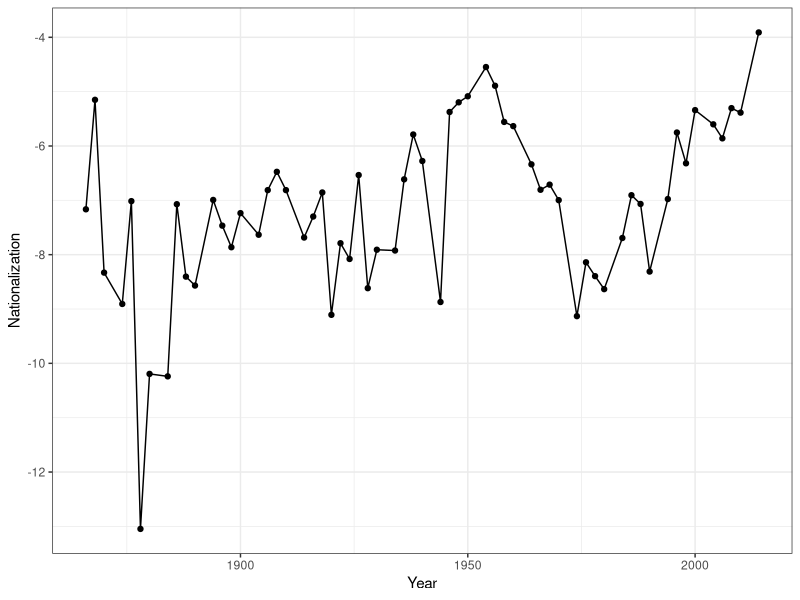
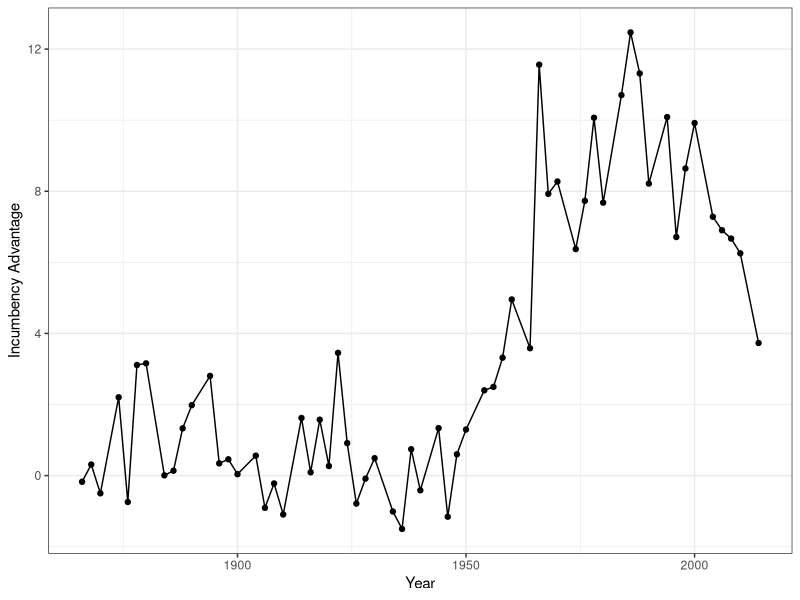
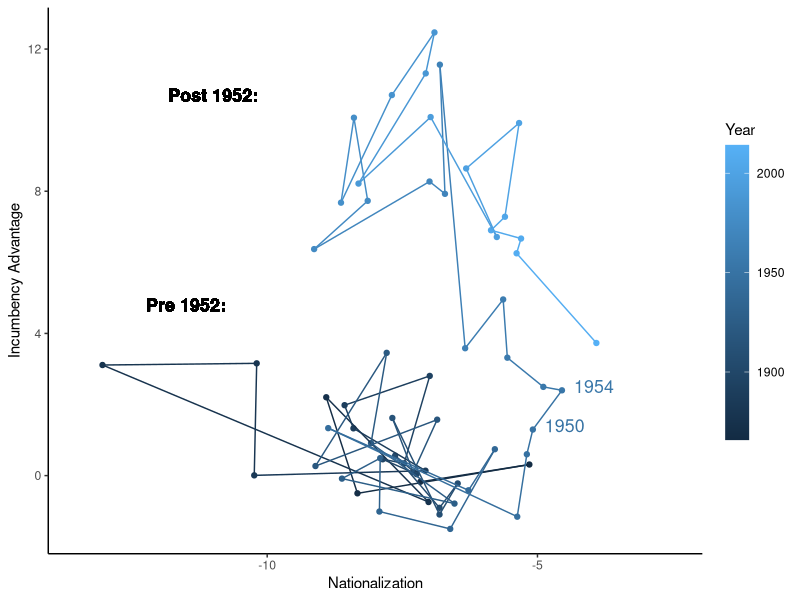
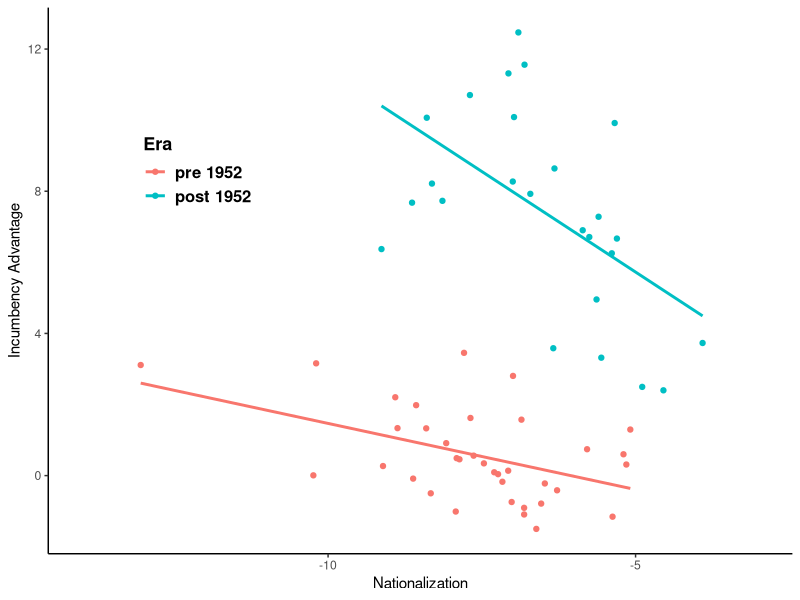

The R script that drew these images, in order:
## ---- chunk 1
library(dplyr)
library(ggplot2)
library(grDevices)
library(grid)
library(tidyr) 
library(broom)

rm(list=ls())
## ---- chunk 2
cq_data <- read.csv("cq_data.csv")

head(cq_data)

dim(cq_data)
## ---- chunk 3
# 1 Write a function called nationalization that takes two vectors called "dv" and "dvp, and returns a single number that corresponds to the measure "nationalization" in the paper by LeVeck and Nail. Make sure to handle NA's. You don't have to worry about the fact that the measure is computed for a specific year, that's handled later. You can just assume all dv and dvp observations come from one year.
nationalization <- function(dv, dvp){
  vote_swing = dv - dvp
  sd_vote_swing = sd(vote_swing, na.rm = T) 
  nationalization <- -1 * sd_vote_swing
  return(nationalization)   
}
## ---- chunk 4
# 2 Calculate nationalization measure by year
swing_variance <- cq_data %>%
  filter(inc3 != 0) %>%
  group_by(year) %>%
  summarise(nationalization = nationalization(dv, dvp)) %>%
  ungroup()
## ---- chunk 5
# Calculate correlation between Gary J' measure and our measure of nationalization

# load gary j's data 
gary_j_data <- read.csv("gary_j_data.csv")

# Make a dataset with both our measure and gary J's measure of nationalization for every year.
measure_comparison <- gary_j_data %>%
  filter(year >= 1954) %>%
  group_by(year) %>%
  summarise(nationalization1 = nationalization(dv, dvp), # our measure
            nationalization2 = cor(dv,dpres, use = "pairwise.complete.obs") # garyj's measure
            )

cor(measure_comparison$nationalization1, measure_comparison$nationalization2)
## ---- chunk 6
# 3 compare the pearson correlation between our measure and gary j's nationalization measure
cor_comparison <- cor.test(measure_comparison$nationalization1, measure_comparison$nationalization2, method = "pearson")
cor_comparison$estimate
cor_comparison$p.value

# Since the p-value is 2.386e-06, we can reject the null hypothesis that true correlation between our measure and gary j's nationalization measure is equal to 0. 
# In other words, our measurement is highly correlated (0.79) with Gary J's measurement statistically (p < 0.001).
## ---- chunk 7
b_incumbency_adv <- cq_data %>%
  group_by(year) %>% 
  do(., tidy(lm(dv ~ dvp + ptynow + inc3, data = . ))) %>% 
  filter(term == "inc3") %>%
  ungroup() %>% 
  left_join(., swing_variance, by="year") %>% # join to nationalization measure
  mutate(post_1952 = as.numeric(year > 1952)) # dummy for whether the year is after
# 1952

# Add in markers for 1950 and 1954
# This will be used in figure 1c
b_incumbency_adv$marker_break <- NA
b_incumbency_adv$marker_break[b_incumbency_adv$year==1950] <- 1950
b_incumbency_adv$marker_break[b_incumbency_adv$year==1954] <- 1954
## ---- chunk 8
# plot nationalization over time 
# this is all done for you, but you can try to learn about making graphics from this code might be useful in the future?
nationalization_year_plot <- ggplot(data = swing_variance, 
                                    aes(x= year, 
                                        y= nationalization)) +
  geom_line() +
  geom_point() +
  theme_bw() + ylab("Nationalization") + xlab("Year")

# 4 run the line below to make sure that you get a similar graph to 1a
# it won't have standard error bars like the main paper. 5pts extra credit if you can get those by bootstrapping your nationalization measure in every year
nationalization_year_plot
## ---- chunk 9
# it won't have standard error bars like the main paper. 5pts extra credit if you can get those by bootstrapping your nationalization measure in every year

# I think there are two for-loops, but I fail to achieve it.
# The first loop is for year[i]. We should subset year[i] and
# resample the subset, and get subset[j].
# For each subset[j], we need to calculate the sd(vote_swing), and then
# aggregate sd(vote_swing) by year[i] to get nationalization[ij]
# We will get 10000 nationalization[i], and calculate the sd(nationalization[i]) to get the se for each year.
## ---- chunk 10
# plot incumbency advantage over time
incumbency_adv_year_plot <- ggplot(data=b_incumbency_adv, 
                                   aes(x=year, y=estimate)) +
  geom_line() +
  geom_point() +
  theme_bw() + ylab("Incumbency Advantage") + xlab("Year")

# 5 run the line below to make sure that you get a similar graph to 1b
incumbency_adv_year_plot
## ---- chunk 11
# 6a Find the pearson correlation between nationalization and the incumbency advantage by era (pre 1952 and post 1952) using the b_incumbency_adv data
pre1952_cor <- cor.test(b_incumbency_adv$nationalization[b_incumbency_adv$post_1952==0], b_incumbency_adv$estimate[b_incumbency_adv$post_1952==0], method = "pearson")
pre1952_cor$estimate

post1952_cor <- cor.test(b_incumbency_adv$nationalization[b_incumbency_adv$post_1952==1], b_incumbency_adv$estimate[b_incumbency_adv$post_1952==1], method = "pearson")
post1952_cor$estimate

# 6b Find the spearman correlation between nationalization and the incumbency advantage by era (pre 1952 and post 1952) using the b_incumbency_adv data
pre1952_cor <- cor.test(b_incumbency_adv$nationalization[b_incumbency_adv$post_1952==0], b_incumbency_adv$estimate[b_incumbency_adv$post_1952==0], method = "spearman")
pre1952_cor$estimate

post1952_cor <- cor.test(b_incumbency_adv$nationalization[b_incumbency_adv$post_1952==1], b_incumbency_adv$estimate[b_incumbency_adv$post_1952==1], method = "spearman")
post1952_cor$estimate
## ---- chunk 12
# Plot relationship between nationalization and the incumbency advantage
nationalization_incumbency_path_plot <- ggplot(data = b_incumbency_adv, 
                                               aes(x = nationalization, 
                                                   y = estimate)) + 
  geom_point(aes(colour = year)) +
  geom_path(aes(color = year)) +
  geom_text(size = 4.5, aes(color = year, label = marker_break, hjust = -.3, vjust = .2)) +
  geom_text(label = "Post 1952:",
            x=-11, y=10.7, size=4.5, fontface="bold") +
  geom_text(label= "Pre 1952:",
            x=-11.5, y=4.8, size=4.5,fontface="bold") +
  theme_classic() + 
  xlab("Nationalization") + 
  ylab("Incumbency Advantage") +
  scale_color_continuous(name = "Year") +
  xlim(c(-13.5,-2.5)) +
  theme(legend.key.height = unit(1.5, "cm"),
        legend.title.align = 0)

# 7 run the line below to make sure you get a similar plot to panel 1c
# This will look slightly different than plot 1c, which is a scatter plot
# This is a path diagram, which connects points in temporal order
nationalization_incumbency_path_plot
## ---- chunk 13
nationalization_incumbency_point_plot <- ggplot(data = b_incumbency_adv, 
                                               aes(x = nationalization, 
                                                   y = estimate)) + 
  geom_point(aes(colour = factor(post_1952))) +
  geom_smooth(aes(colour = factor(post_1952)), method = "lm", se=FALSE, formula = y ~ x) +
  scale_color_discrete(labels = c("pre 1952", "post 1952")) +
  scale_x_continuous(limits = c(-14, -3), breaks = seq(-10, -5, 5)) +
  labs(color = "Era") +
  xlab("Nationalization") + 
  ylab("Incumbency Advantage") +
  theme(
    panel.background = element_rect(fill = "transparent", colour = NA),
    panel.border = element_blank(),
    panel.grid = element_blank(),
    axis.line = element_line(colour = "black"),
    legend.key = element_rect(fill = "transparent"),
    legend.text = element_text(face = "bold", size = 12),
    legend.title = element_text(face = "bold", size = 13),
    legend.position = c(.2, .7))

nationalization_incumbency_point_plot
## ---- chunk 14
set.seed(1234)

income <- sample(1:100, 100, replace = T)

mincome <- mean(income)
mincome

varincome <- var(income)
varincome

income_1000 <- income * 1000

mincome_1000 <- mean(income_1000)
mincome_1000

varincome_1000 <- var(income_1000)
varincome_1000

mincome_1000 / mincome
varincome_1000 /varincome
## ---- chunk 15
m_treat_turnout <- 380 / 1000
m_control_turnout <- 302 / 1000

ate <- m_treat_turnout - m_control_turnout

var_treat_turnout <- ((380 * ((1 - m_treat_turnout) ^ 2)) + ((1000 - 380) * ((0 - m_treat_turnout) ^ 2))) / 1000
var_control_turnout <- ((302 * ((1 - m_control_turnout) ^ 2)) + ((1000 - 302) * ((0 - m_control_turnout) ^ 2))) / 1000

sd_ate <- sqrt(var_treat_turnout / 1000 + var_control_turnout / 1000)

sd_ate
## ---- chunk 16
ate - qnorm(1 - 0.1 / 2) * sd_ate 

ate + qnorm(1 - 0.1 / 2) * sd_ate
## ---- chunk 17
ate - qnorm(1 - 0.05 / 2) * sd_ate 

ate + qnorm(1 - 0.05 / 2) * sd_ate
## ---- chunk 18
ate / sd_ate
## ---- chunk 19
set.seed(1234)

sample_contact <- c(1, 0)

event_probs_contact <- c(0.76, 0.24)

contact <- function(){
  sample(
    size = 1,
    x = sample_contact,
    prob = event_probs_contact,
    replace = TRUE
  )
}

nsims <- 100000

contact_sims <- vector(mode = 'numeric', length = nsims)

for(i in 1:nsims){
  contact_sims[i] <- contact()
}

mean(contact_sims)
## ---- chunk 20
0.76 * 0.76

set.seed(1234)

nsims <- 100000

contact_sims_1 <- vector(mode = 'numeric', length = nsims)
contact_sims_2 <- vector(mode = 'numeric', length = nsims)

count <- 0

for(i in 1:nsims){
  contact_sims_1[i] <- contact()
  contact_sims_2[i] <- contact()
  
  if(contact_sims_1[i] == 1 & contact_sims_2[i] == 1) {
    count <- count + 1
  }
}

prob <- count / nsims
prob
## ---- chunk 21
1 - (1 - 0.76) ^ 5

set.seed(1234)

nsims <- 100000

contact_sims_1 <- vector(mode = 'numeric', length = nsims)
contact_sims_2 <- vector(mode = 'numeric', length = nsims)
contact_sims_3 <- vector(mode = 'numeric', length = nsims)
contact_sims_4 <- vector(mode = 'numeric', length = nsims)
contact_sims_5 <- vector(mode = 'numeric', length = nsims)

count <- 0

for(i in 1:nsims){
  contact_sims_1[i] <- contact()
  contact_sims_2[i] <- contact()
  contact_sims_3[i] <- contact()
  contact_sims_4[i] <- contact()
  contact_sims_5[i] <- contact()
  
  if(contact_sims_1[i] == 0 & 
     contact_sims_2[i] == 0 & 
     contact_sims_3[i] == 0 & 
     contact_sims_4[i] == 0 & 
     contact_sims_5[i] == 0
     ) {
    count <- count + 1
  }
}

prob <- 1- count / nsims
prob
## ---- chunk 22
elections_i <- 1:10

incumbent_i <- c(.359, .511, .467, .643, .521, .671, .491, .228, .905, .503)

chanllenger_i <- c(0.641, 0.489, 0.533, 0.357, 0.479, 0.329, 0.509, 0.772, 0.095, 0.497)

vote_share_data <- data.frame(elections_i, incumbent_i, chanllenger_i)

t.test(vote_share_data$incumbent_i, vote_share_data$chanllenger_i, alternative = "two.sided")
